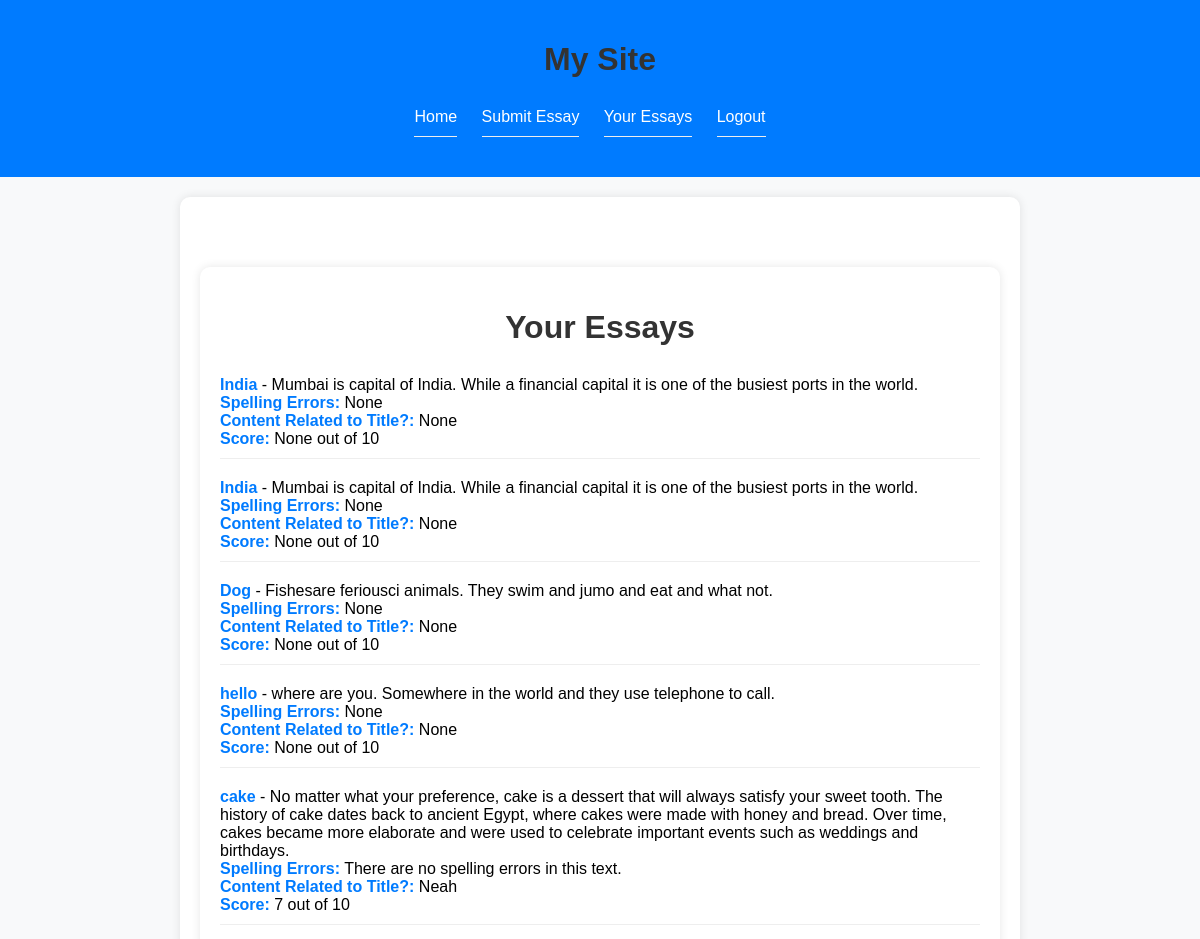
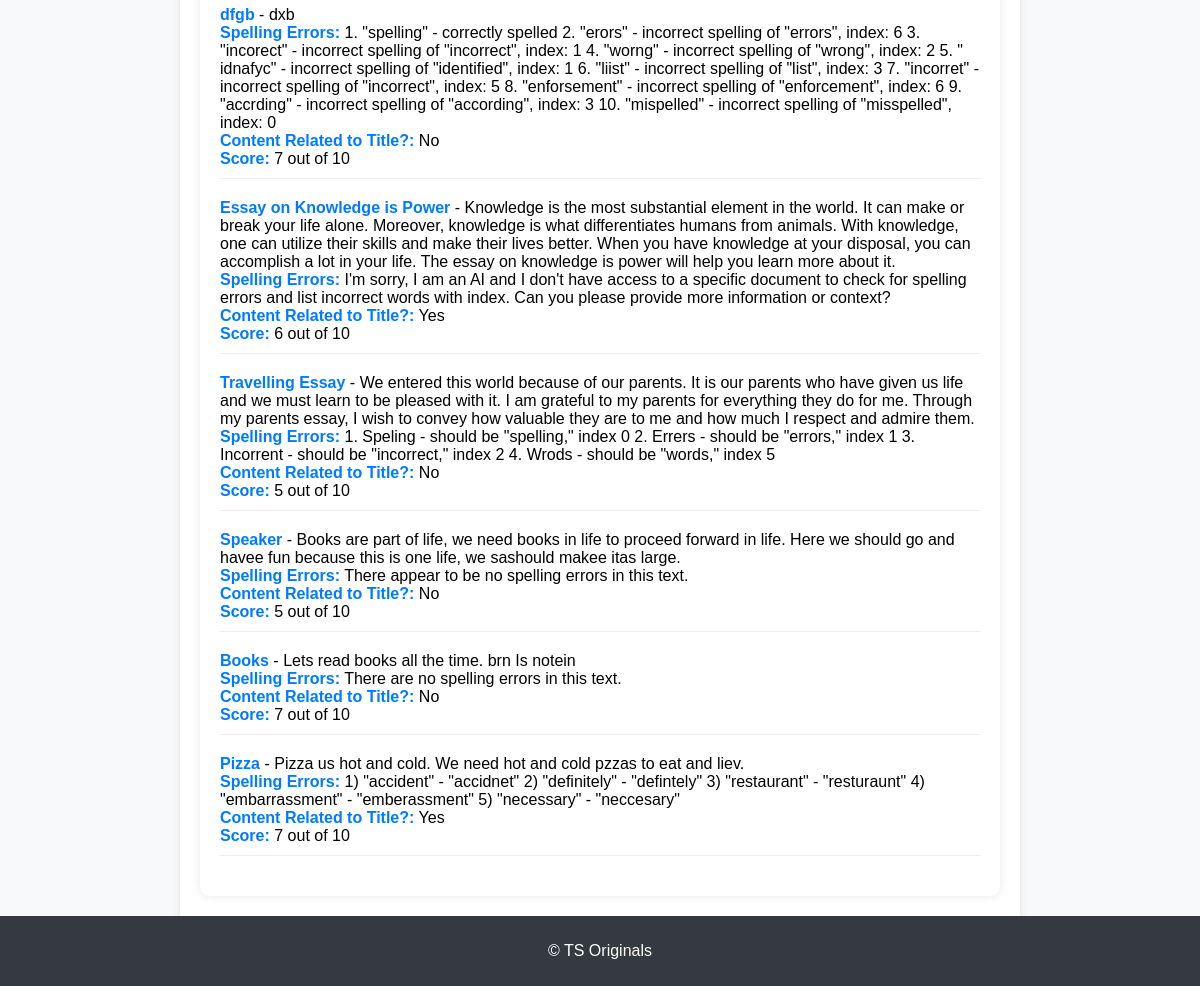
The page /essays/ (signed in) on the database its author committed (2 pictures, top to bottom).
### google_sso/models.py (models this page shows, shortened)
class Essay(models.Model):
    title = models.CharField(max_length=255)
    body = models.TextField(max_length=500)
    user = models.ForeignKey(User, on_delete=models.CASCADE)
    spelling_feedback = models.TextField(null=True, blank=True)
    content_related = models.CharField(max_length=30, null=True, blank=True)
    score = models.IntegerField(null=True, blank=True)
    date_submitted = models.DateTimeField(auto_now_add=True)

### google_sso/views.py (the view)
# urls.py: path('essays/', views.essay_list, name='essay_list'),
@login_required
def essay_list(request):
    essays = Essay.objects.filter(user=request.user)
    return render(request, 'essay_list.html', {'essays': essays})

### google_sso/templates/essay_list.html (shortened to what this page needs)
{% extends "base_generic.html" %}
{% block content %}
<div class="essays-container">
    <h1>Your Essays</h1>
    <ul>
        {% for essay in essays %}
            <li>
                <strong>{{ essay.title }}</strong> - {{ essay.body }}
                <br><strong>Spelling Errors:</strong> {{ essay.spelling_feedback }}
                <br><strong>Content Related to Title?:</strong> {{ essay.content_related }}
                <br><strong>Score:</strong> {{ essay.score }} out of 10
            </li>
        {% endfor %}
    </ul>
</div>
{% endblock %}

### google_sso/templates/base_generic.html (style rules this page uses)
body { font-family: Arial, sans-serif; margin: 0; padding: 0; background-color: #f8f9fa; }

### google_sso/templates/essay_list.html (style rules this page uses)
.essays-container { max-width: 800px; margin: 50px auto; padding: 20px; background-color: #fff; border-radius: 10px; box-shadow: 0 0 10px rgba(0, 0, 0, 0.1); }
h1 { color: #333; text-align: center; margin-bottom: 30px; }
ul { list-style: none; padding: 0; }
li { margin-bottom: 20px; border-bottom: 1px solid #eee; padding-bottom: 10px; }
strong { color: #007bff; }

### rows shown on the page
Essay: title "India", body "Mumbai is capital of India. While a financial capital it is one of the busiest ports in the world.", spelling_feedback "None", content_related "None", score "None"
Essay: title "India", body "Mumbai is capital of India. While a financial capital it is one of the busiest ports in the world.", spelling_feedback "None", content_related "None", score "None"
Essay: title "Dog", body "Fishesare feriousci animals. They swim and jumo and eat and what not.", spelling_feedback "None", content_related "None", score "None"
Essay: title "hello", body "where are you. Somewhere in the world and they use telephone to call.", spelling_feedback "None", content_related "None", score "None"
Essay: title "cake", body "No matter what your preference, cake is a dessert that will always satisfy your sweet tooth. The history of cake dates back to ancient Egypt, where cakes were made with honey and bread. Over time, cakes became more elaborate and were used to celebrate important events such as weddings and birthdays.", spelling_feedback "There are no spelling errors in this text.", content_related "Neah", score "7"
Essay: title "dfgb", body "dxb", spelling_feedback "1. \"spelling\" - correctly spelled 2. \"erors\" - incorrect spelling of \"errors\", index: 6 3. \"incorect\" - incorrect spelling of \"incorrect\", index: 1 4. \"worng\" - incorrect spelling of \"wrong\", index: 2 5. \" idnafyc\" - incorrect spelling of \"identified\", index: 1 6. \"liist\" - incorrect spelling of \"list\", index: 3 7. \"incorret\" - incorrect spelling of \"incorrect\", index: 5 8. \"enforsement\" - incorrect spelling of \"enforcement\", index: 6 9. \"accrding\" - incorrect spelling of \"according\", index: 3 10. \"mispelled\" - incorrect spelling of \"misspelled\", index: 0", content_related "No", score "7"
Essay: title "Essay on Knowledge is Power", body "Knowledge is the most substantial element in the world. It can make or break your life alone. Moreover, knowledge is what differentiates humans from animals. With knowledge, one can utilize their skills and make their lives better. When you have knowledge at your disposal, you can accomplish a lot in your life. The essay on knowledge is power will help you learn more about it.", spelling_feedback "I'm sorry, I am an AI and I don't have access to a specific document to check for spelling errors and list incorrect words with index. Can you please provide more information or context?", content_related "Yes", score "6"
Essay: title "Travelling Essay", body "We entered this world because of our parents. It is our parents who have given us life and we must learn to be pleased with it. I am grateful to my parents for everything they do for me. Through my parents essay, I wish to convey how valuable they are to me and how much I respect and admire them.", spelling_feedback "1. Speling - should be \"spelling,\" index 0 2. Errers - should be \"errors,\" index 1 3. Incorrent - should be \"incorrect,\" index 2 4. Wrods - should be \"words,\" index 5", content_related "No", score "5"
Essay: title "Speaker", body "Books are part of life, we need books in life to proceed forward in life. Here we should go and havee fun because this is one life, we sashould makee itas large.", spelling_feedback "There appear to be no spelling errors in this text.", content_related "No", score "5"
Essay: title "Books", body "Lets read books all the time. brn Is notein", spelling_feedback "There are no spelling errors in this text.", content_related "No", score "7"
Essay: title "Pizza", body "Pizza us hot and cold. We need hot and cold pzzas to eat and liev.", spelling_feedback "1) \"accident\" - \"accidnet\" 2) \"definitely\" - \"defintely\" 3) \"restaurant\" - \"resturaunt\" 4) \"embarrassment\" - \"emberassment\" 5) \"necessary\" - \"neccesary\"", content_related "Yes", score "7"
